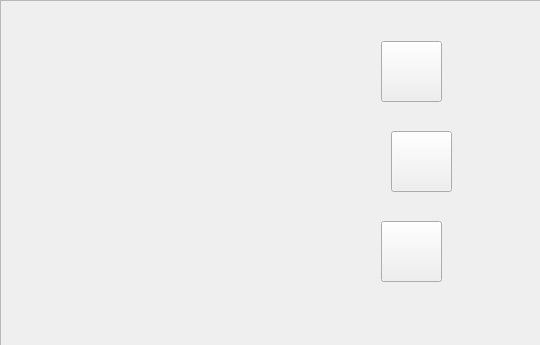
<?xml version="1.0" encoding="UTF-8"?>
<ui version="4.0">
 <class>tab7control</class>
 <widget class="QWidget" name="tab7control">
  <property name="geometry">
   <rect>
    <x>0</x>
    <y>0</y>
    <width>540</width>
    <height>345</height>
   </rect>
  </property>
  <property name="windowTitle">
   <string>Form</string>
  </property>
  <widget class="QScrollArea" name="scrollArea">
   <property name="geometry">
    <rect>
     <x>0</x>
     <y>0</y>
     <width>543</width>
     <height>408</height>
    </rect>
   </property>
   <property name="widgetResizable">
    <bool>true</bool>
   </property>
   <widget class="QWidget" name="scrollAreaWidgetContents">
    <property name="geometry">
     <rect>
      <x>0</x>
      <y>0</y>
      <width>541</width>
      <height>406</height>
     </rect>
    </property>
    <widget class="QPushButton" name="pPBRed">
     <property name="geometry">
      <rect>
       <x>380</x>
       <y>40</y>
       <width>61</width>
       <height>61</height>
      </rect>
     </property>
     <property name="text">
      <string/>
     </property>
     <property name="icon">
      <iconset resource="IotQtClient.qrc">
       <normaloff>:/IotQtClient/Image/red_off.png</normaloff>
       <normalon>:/IotQtClient/Image/red_on.png</normalon>:/IotQtClient/Image/red_off.png</iconset>
     </property>
     <property name="iconSize">
      <size>
       <width>60</width>
       <height>60</height>
      </size>
     </property>
     <property name="checkable">
      <bool>true</bool>
     </property>
    </widget>
    <widget class="QPushButton" name="pPBBlue">
     <property name="geometry">
      <rect>
       <x>390</x>
       <y>130</y>
       <width>61</width>
       <height>61</height>
      </rect>
     </property>
     <property name="text">
      <string/>
     </property>
     <property name="icon">
      <iconset resource="IotQtClient.qrc">
       <normaloff>:/IotQtClient/Image/blue_off.png</normaloff>
       <normalon>:/IotQtClient/Image/blue_on.png</normalon>:/IotQtClient/Image/blue_off.png</iconset>
     </property>
     <property name="iconSize">
      <size>
       <width>60</width>
       <height>60</height>
      </size>
     </property>
     <property name="checkable">
      <bool>true</bool>
     </property>
    </widget>
    <widget class="QPushButton" name="pPBPurple">
     <property name="geometry">
      <rect>
       <x>380</x>
       <y>220</y>
       <width>61</width>
       <height>61</height>
      </rect>
     </property>
     <property name="text">
      <string/>
     </property>
     <property name="icon">
      <iconset resource="IotQtClient.qrc">
       <normaloff>:/IotQtClient/Image/purple_off.png</normaloff>
       <normalon>:/IotQtClient/Image/purple_on.png</normalon>:/IotQtClient/Image/purple_off.png</iconset>
     </property>
     <property name="iconSize">
      <size>
       <width>60</width>
       <height>60</height>
      </size>
     </property>
     <property name="checkable">
      <bool>true</bool>
     </property>
    </widget>
   </widget>
  </widget>
 </widget>
 <resources>
  <include location="IotQtClient.qrc"/>
 </resources>
 <connections/>
</ui>
